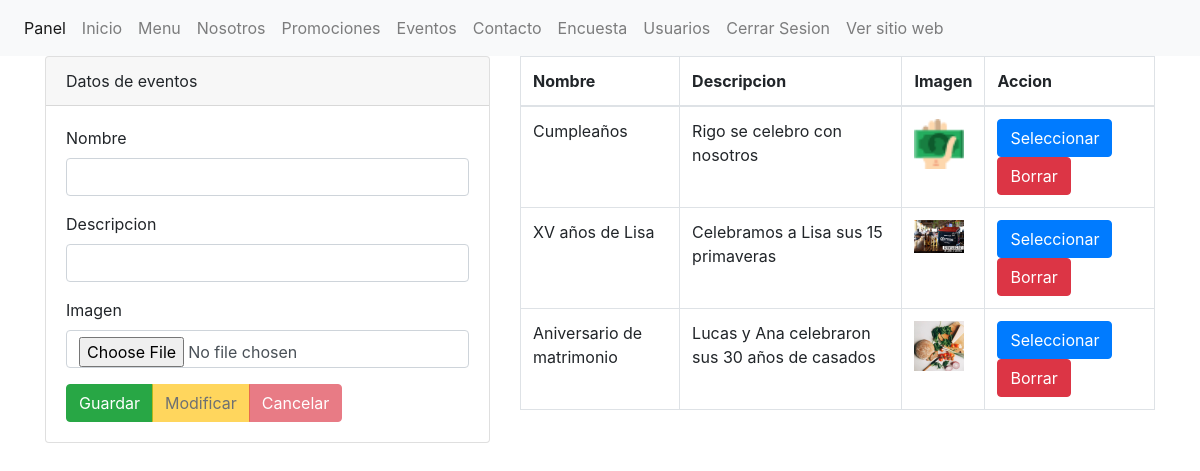
The app's page /panel/seccion/eventos.php with its own data.
### tables this page shows
CREATE TABLE `eventos` (
  `id` int(11) NOT NULL,
  `nombre` varchar(50) NOT NULL,
  `descripcion` varchar(100) NOT NULL,
  `imagen` varchar(100) NOT NULL
);

### panel/seccion/eventos.php (the view, shortened to what this page needs)
<?php
include("../template/encabezado.php");
$nombre=(isset($_POST['nombre']))?$_POST['nombre']:"";
$descripcion=(isset($_POST['descripcion']))?$_POST['descripcion']:"";
$accion=(isset($_POST['accion']))?$_POST['accion']:"";
include("../config/conexion.php");
        $sentenciaSQL= $conexion->prepare("SELECT * FROM eventos");
        $sentenciaSQL->execute();
        $lista_eventos=$sentenciaSQL->fetchAll(PDO::FETCH_ASSOC);
?>
<div class="col-md-5">
<div class="card">
    <div class="card-header">
       Datos de eventos
    </div>
    <div class="card-body">
    <form id="nuevo" name="nuevo" method="POST" action="" enctype="multipart/form-data" autocomplete="off">
    <div class="form-group">
        <label for="nombre">Nombre</label>
        <input type="text" class="form-control" id="nombre" name="nombre" value="<?php echo $nombre; ?>" />
        </div>
        <div class="form-group">
        <label for="descripcion">Descripcion</label>
        <input type="text" class="form-control" id="descripcion" name="descripcion" value="<?php echo $descripcion; ?>" />
        </div>
        <div class="form-group">
        <label for="imagen">Imagen</label>
        <br/>
        <input type="file" class="form-control" id="imagen" name="imagen"  />
        </div>
        <div class="btn-group" role="group" aria-label="">
        <button id="guardar" name="accion" <?php echo($accion=="Seleccionar")?"disabled":""; ?> value="Guardar" type="submit" class="btn btn-success">Guardar</button>
        <button id="modificar" name="accion" <?php echo($accion!="Seleccionar")?"disabled":""; ?> value="Modificar" type="submit" class="btn btn-warning">Modificar</button>
        <button id="cancelar" name="accion" <?php echo($accion!="Seleccionar")?"disabled":""; ?> value="Cancelar" type="submit" class="btn btn-danger">Cancelar</button>
        </div>
	</form>
    </div>
    </div>
</div>
<div class="col-md-7" >
        <table class="table table-bordered" >
            <thead>
                <tr >
                    <th>Nombre</th>
                    <th>Descripcion</th>
                    <th>Imagen</th>
                    <th>Accion</th>
                </tr>
            </thead>
            <tbody>
                <?php foreach($lista_eventos as $eventos){?>
                <tr>
                    <td><?php echo $eventos['nombre']; ?> </td>
                    <td><?php echo $eventos['descripcion']; ?></td>
                    <td>
                        <img src="../../img/<?php echo $eventos['imagen']; ?>" width="50" alt="">
                    </td>
                    <td>
                        <form method="post">
                            <input type="submit" name="accion" value="Seleccionar" class="btn btn-primary" >
                            <input type="submit" name="accion" value="Borrar" class="btn btn-danger" >
                        </form>
                    </td>
                </tr>
                <?php } ?>
            </tbody>
        </table>
</div>
<?php
include("../template/pie.php");
?>

### records on screen
eventos: nombre "Cumpleaños", descripcion "Rigo se celebro con nosotros", imagen (picture)
eventos: nombre "XV años de Lisa", descripcion "Celebramos a Lisa sus 15 primaveras", imagen (picture)
eventos: nombre "Aniversario de matrimonio", descripcion "Lucas y Ana celebraron sus 30 años de casados", imagen (picture)
